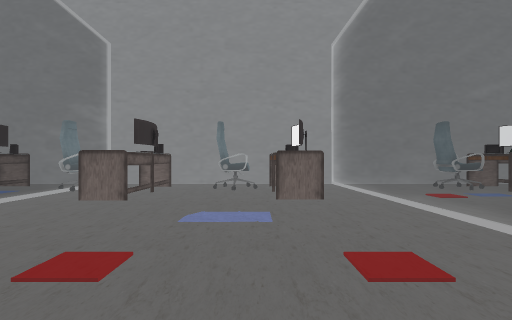
[1] (above)

19 first-person views from a walk through a scene from a Unity 3-D project. The camera is 1.4 m above the floor, looks level and sees 80° across. The floor is counted in squares, 2 m on a side. Each view is taken from the middle of a square. On the plan, view 1 faces up. The plan holds only what a view shows up to about 10 squares ahead; the rest is blank. The place goes on beyond the plan. The player character is not drawn. Some animated figures are left out. Some surface patterns are stand-ins.

[2]
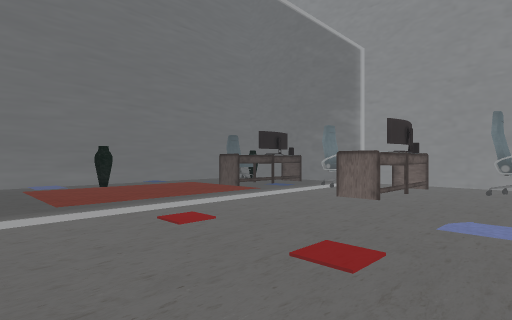

[3]
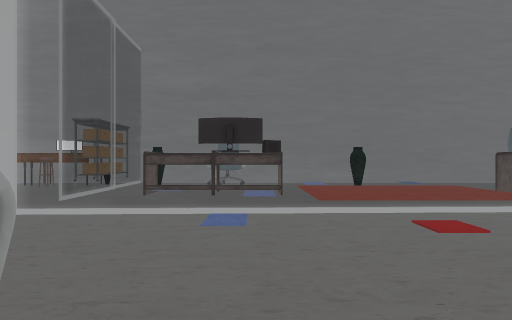

[4]
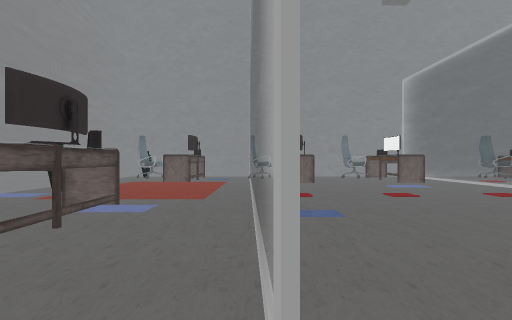

[5]
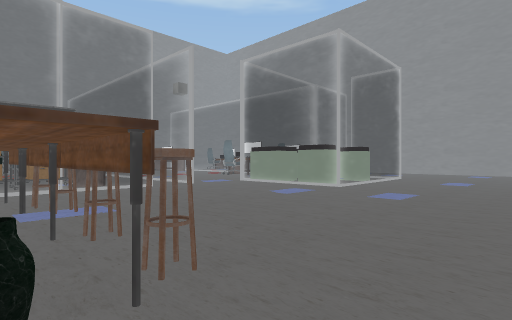

[6]
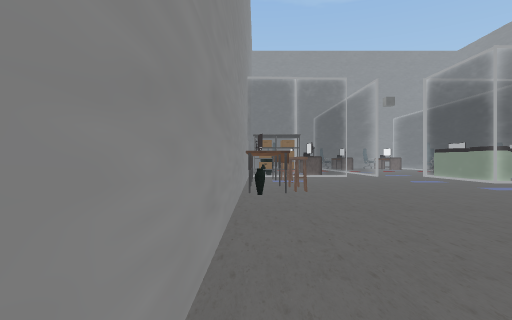

[7]
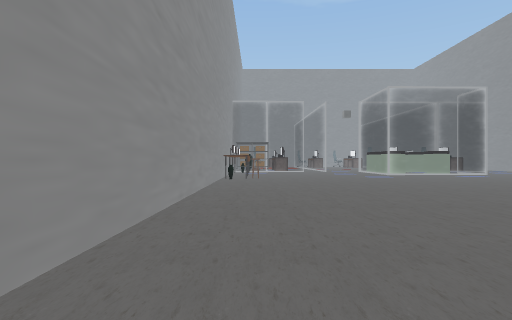

[8]
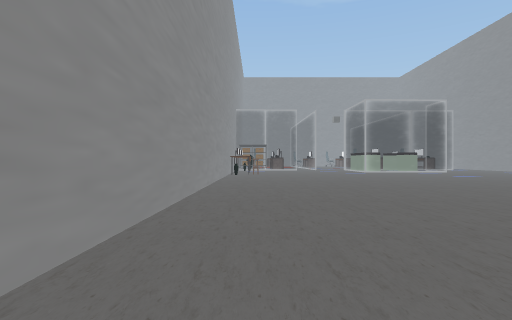

[9]
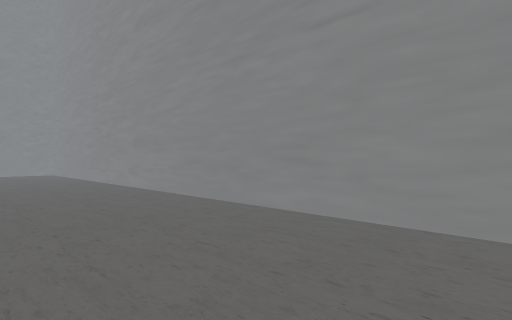

[10]
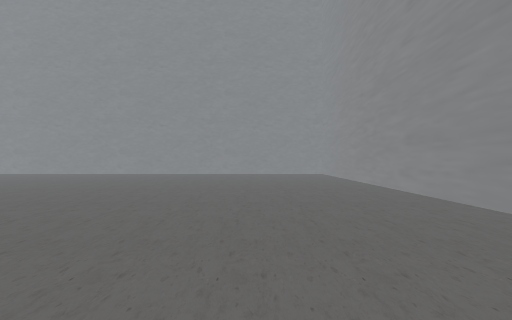

[11]
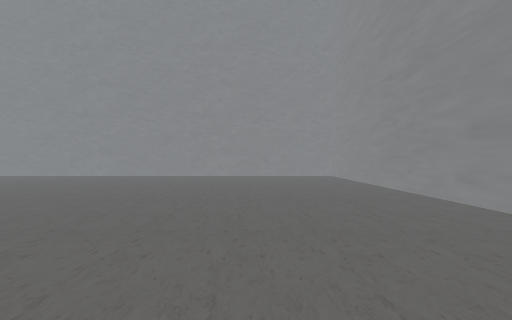

[12]
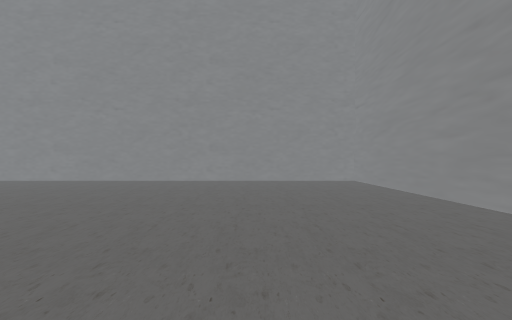

[13]
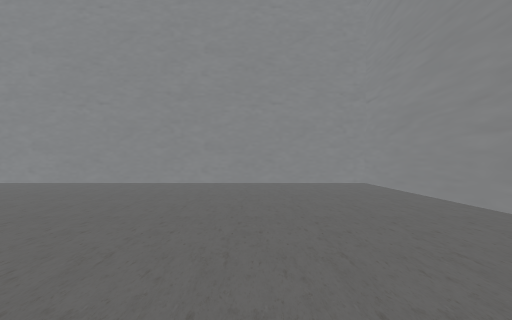

[14]
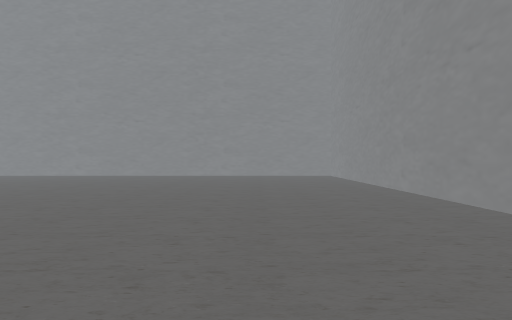

[15]
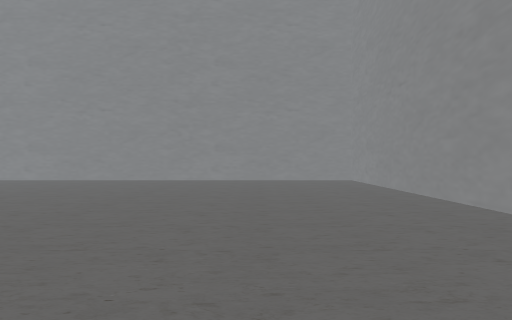

[16]
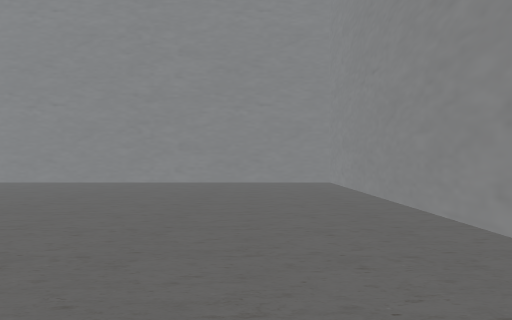

[17]
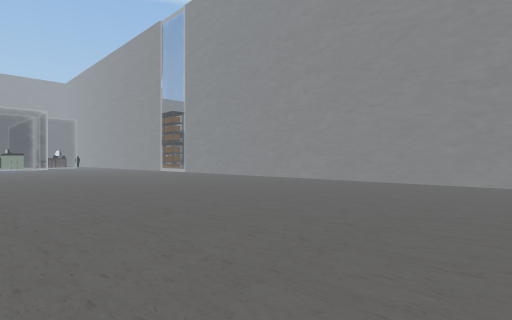

[18]
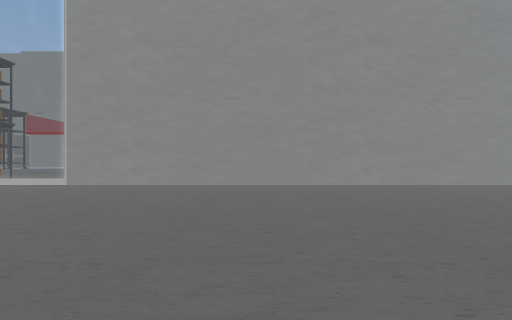

[19]
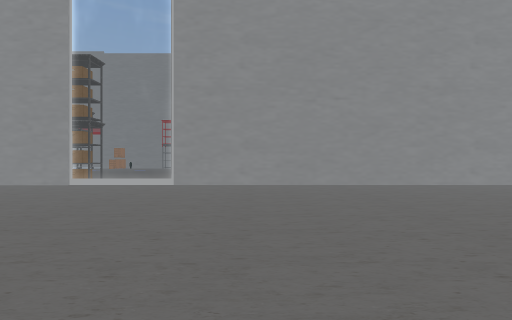

### Floor plan
Key: @ floor where view 1 was taken; # wall or solid block; x gap in a wall; . floor; = window, fence, low wall or low ledge; ^ raised ledge; R radio; C chair; A vase; T table; P carpet; S stool; O other object.
Columns run from 10 left of view 1 to 9 right of it. Each row starts with its distance up from view 1.
  9    ###############
  8     O. =...O=...R
  7 #.O O.C .C.O=..CO
  6 #...=.==...==...
  5 #...........=..
  4 #.....=.....=..
  3 #.A...=.....=.
  2 #.....=.....
  1 #.....=.....
  0 #...R.=...@
 -1 #.C.O.=...C
 -2 #...x.=..
 -3 ##A.=.=.
 -4  #==....=
 -5  T......=
 -6  TP.....=
 -7  TS......==.
 -8  TS..........
 -9  TS...........
-10  A............
-11 #..........
-12 #.........       .#
-13 #.........      ..#^
-14 #.........     ...=^
-15 #.........   .....=
-16 #.........  ......=
-17 #........  .......#
-18 #.......  ........#
-19 #......  .........#
-20 #......  .........#
-21 #.....   .........#
-22 #.....   .........#
-23 #......  .........#
-24 #....... .........#
-25 #.................#
-26 #.................#
-27 #.................#
-28 #.................#
-29 #.................#
-30 #.................#
-31 #.................#
-32 #.................#
-33 #.................#
-34 #.................#
-35 #.................#
-36 #.................#
-37 ###################

Positions as (right, up) in squares from view 1, and headings:
1: (0, 0), facing up
2: (0, 0), facing up-left
3: (0, 0), facing left
4: (-4, -4), facing up
5: (-9, -11), facing up-right
6: (-9, -16), facing up
7: (-8, -21), facing up
8: (-8, -24), facing up
9: (-6, -20), facing down-left
10: (-6, -21), facing down
11: (-6, -23), facing down
12: (-6, -26), facing down
13: (-6, -27), facing down
14: (-6, -33), facing right
15: (-3, -33), facing right
16: (-2, -34), facing right
17: (-2, -32), facing up-right
18: (-1, -22), facing right
19: (-1, -19), facing right
